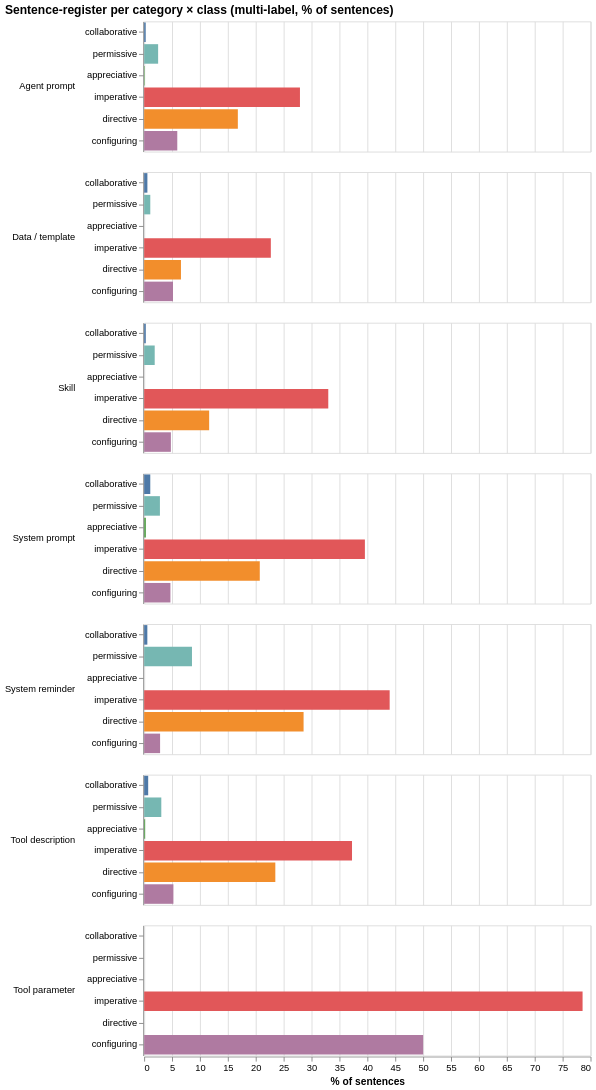

Here is the notebook cell this chart was saved with:
### Markdown cell above
### Sentence-register per category (per-sentence pragmatic classifier)

Six per-sentence flags (multi-label): `collaborative` / `permissive` / `appreciative` / `imperative` / `directive` / `configuring`. Pcts can sum to >100% within a category — that's intentional.

The chart is structured to make the absence of `collaborative` and `appreciative` speech across all categories immediately visible: those bars stay near zero everywhere by design.

### Code cell


### Figure 1 — Vega-Lite specification as saved in the notebook (floating-point values rounded to 4 significant figures)
{"config": {"view": {"continuousWidth": 300, "continuousHeight": 300}}, "data": {"name": "data-410caf083ca7bdc331fb3762c0ae4ec2"}, "mark": {"type": "bar"}, "encoding": {"color": {"field": "class", "legend": null, "scale": {"domain": ["collaborative", "permissive", "appreciative", "imperative", "directive", "configuring"], "range": ["#4e79a7", "#76b7b2", "#59a14f", "#e15759", "#f28e2c", "#af7aa1"]}, "type": "nominal"}, "row": {"field": "category", "header": {"labelAlign": "left", "labelAngle": 0}, "title": null, "type": "nominal"}, "tooltip": [{"field": "category", "type": "nominal"}, {"field": "class", "type": "nominal"}, {"field": "sent_pct", "format": ".2f", "title": "sent %", "type": "quantitative"}, {"field": "sent_count", "title": "sentences", "type": "quantitative"}], "x": {"field": "sent_pct", "title": "% of sentences", "type": "quantitative"}, "y": {"field": "class", "sort": ["collaborative", "permissive", "appreciative", "imperative", "directive", "configuring"], "title": null, "type": "nominal"}}, "height": 140, "title": "Sentence-register per category × class (multi-label, % of sentences)", "width": 480, "$schema": "https://vega.github.io/schema/vega-lite/v6.4.1.json", "datasets": {"data-410caf083ca7bdc331fb3762c0ae4ec2": [{"category": "Agent prompt", "class": "collaborative", "sent_pct": 0.2783, "sent_count": 3}, {"category": "Agent prompt", "class": "permissive", "sent_pct": 2.505, "sent_count": 27}, {"category": "Agent prompt", "class": "appreciative", "sent_pct": 0.0928, "sent_count": 1}, {"category": "Agent prompt", "class": "imperative", "sent_pct": 27.92, "sent_count": 301}, {"category": "Agent prompt", "class": "directive", "sent_pct": 16.79, "sent_count": 181}, {"category": "Agent prompt", "class": "configuring", "sent_pct": 5.937, "sent_count": 64}, {"category": "Data / template", "class": "collaborative", "sent_pct": 0.5821, "sent_count": 9}, {"category": "Data / template", "class": "permissive", "sent_pct": 1.1, "sent_count": 17}, {"category": "Data / template", "class": "appreciative", "sent_pct": 0.0, "sent_count": 0}, {"category": "Data / template", "class": "imperative", "sent_pct": 22.7, "sent_count": 351}, {"category": "Data / template", "class": "directive", "sent_pct": 6.598, "sent_count": 102}, {"category": "Data / template", "class": "configuring", "sent_pct": 5.175, "sent_count": 80}, {"category": "Skill", "class": "collaborative", "sent_pct": 0.2957, "sent_count": 5}, {"category": "Skill", "class": "permissive", "sent_pct": 1.892, "sent_count": 32}, {"category": "Skill", "class": "appreciative", "sent_pct": 0.0, "sent_count": 0}, {"category": "Skill", "class": "imperative", "sent_pct": 33.0, "sent_count": 558}, {"category": "Skill", "class": "directive", "sent_pct": 11.65, "sent_count": 197}, {"category": "Skill", "class": "configuring", "sent_pct": 4.79, "sent_count": 81}, {"category": "System prompt", "class": "collaborative", "sent_pct": 1.099, "sent_count": 7}, {"category": "System prompt", "class": "permissive", "sent_pct": 2.826, "sent_count": 18}, {"category": "System prompt", "class": "appreciative", "sent_pct": 0.314, "sent_count": 2}, {"category": "System prompt", "class": "imperative", "sent_pct": 39.56, "sent_count": 252}, {"category": "System prompt", "class": "directive", "sent_pct": 20.72, "sent_count": 132}, {"category": "System prompt", "class": "configuring", "sent_pct": 4.71, "sent_count": 30}, {"category": "System reminder", "class": "collaborative", "sent_pct": 0.5714, "sent_count": 1}, {"category": "System reminder", "class": "permissive", "sent_pct": 8.571, "sent_count": 15}, {"category": "System reminder", "class": "appreciative", "sent_pct": 0.0, "sent_count": 0}, {"category": "System reminder", "class": "imperative", "sent_pct": 44.0, "sent_count": 77}, {"category": "System reminder", "class": "directive", "sent_pct": 28.57, "sent_count": 50}, {"category": "System reminder", "class": "configuring", "sent_pct": 2.857, "sent_count": 5}, {"category": "Tool description", "class": "collaborative", "sent_pct": 0.7233, "sent_count": 4}, {"category": "Tool description", "class": "permissive", "sent_pct": 3.074, "sent_count": 17}, {"category": "Tool description", "class": "appreciative", "sent_pct": 0.1808, "sent_count": 1}, {"category": "Tool description", "class": "imperative", "sent_pct": 37.25, "sent_count": 206}, {"category": "Tool description", "class": "directive", "sent_pct": 23.51, "sent_count": 130}, {"category": "Tool description", "class": "configuring", "sent_pct": 5.244, "sent_count": 29}, {"category": "Tool parameter", "class": "collaborative", "sent_pct": 0.0, "sent_count": 0}, {"category": "Tool parameter", "class": "permissive", "sent_pct": 0.0, "sent_count": 0}, {"category": "Tool parameter", "class": "appreciative", "sent_pct": 0.0, "sent_count": 0}, {"category": "Tool parameter", "class": "imperative", "sent_pct": 78.57, "sent_count": 11}, {"category": "Tool parameter", "class": "directive", "sent_pct": 0.0, "sent_count": 0}, {"category": "Tool parameter", "class": "configuring", "sent_pct": 50.0, "sent_count": 7}]}}
